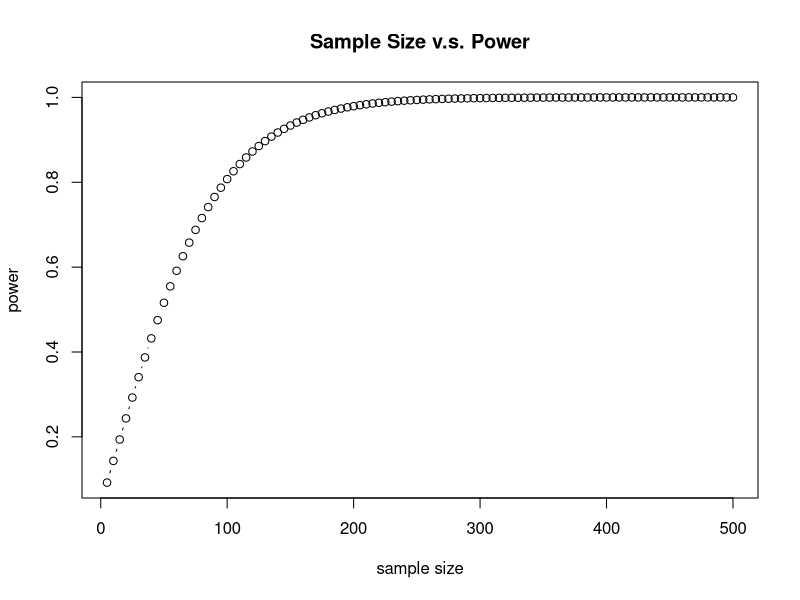
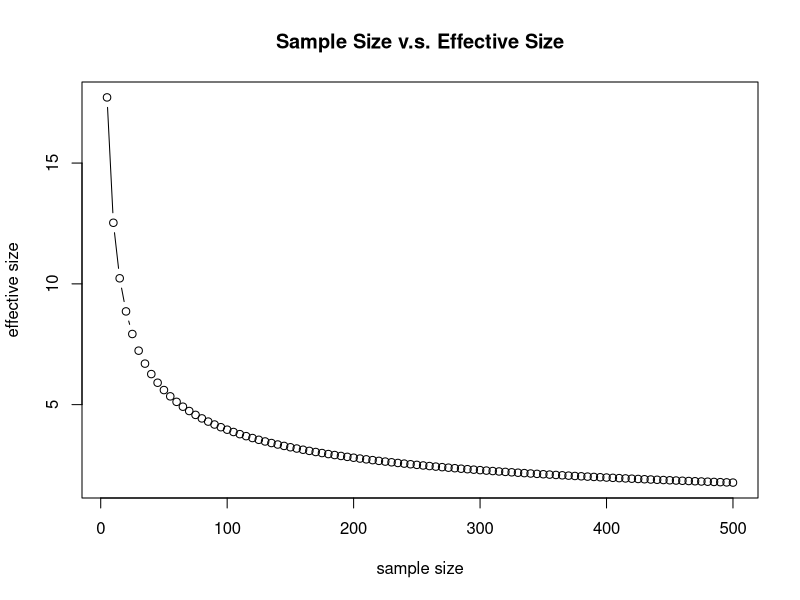
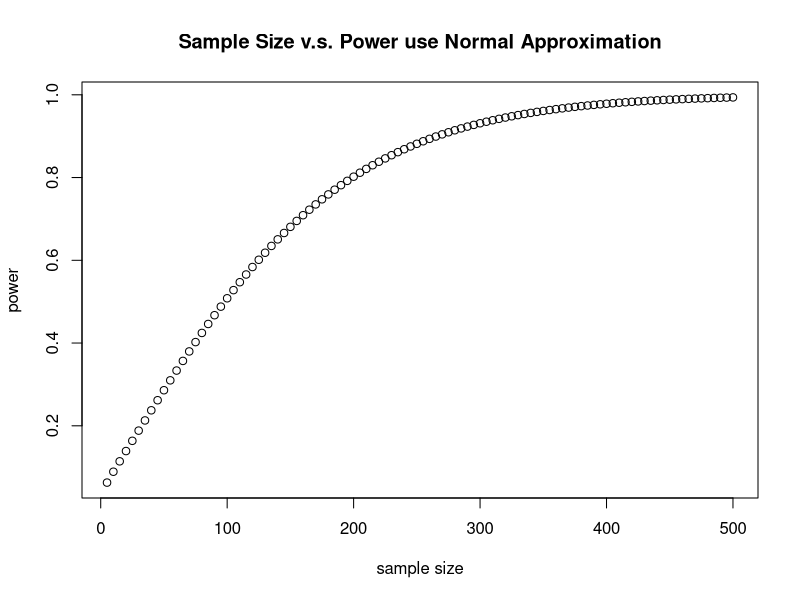
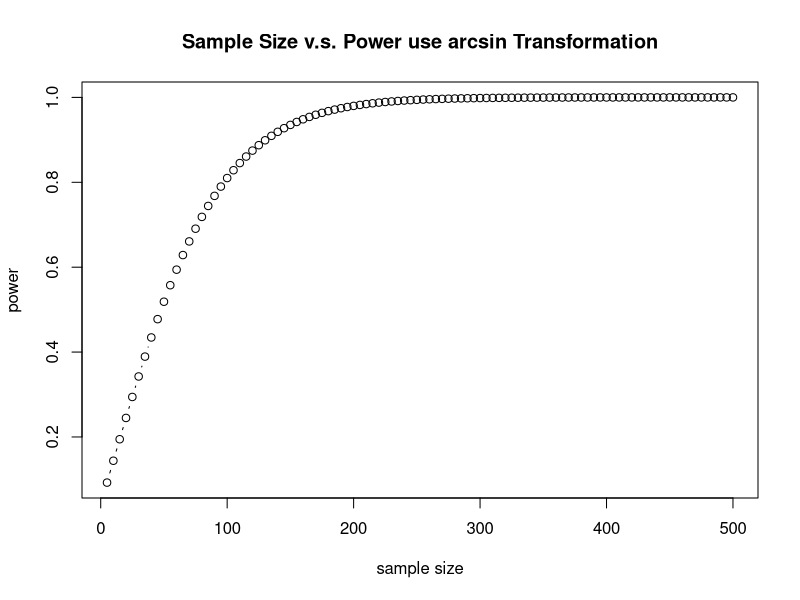
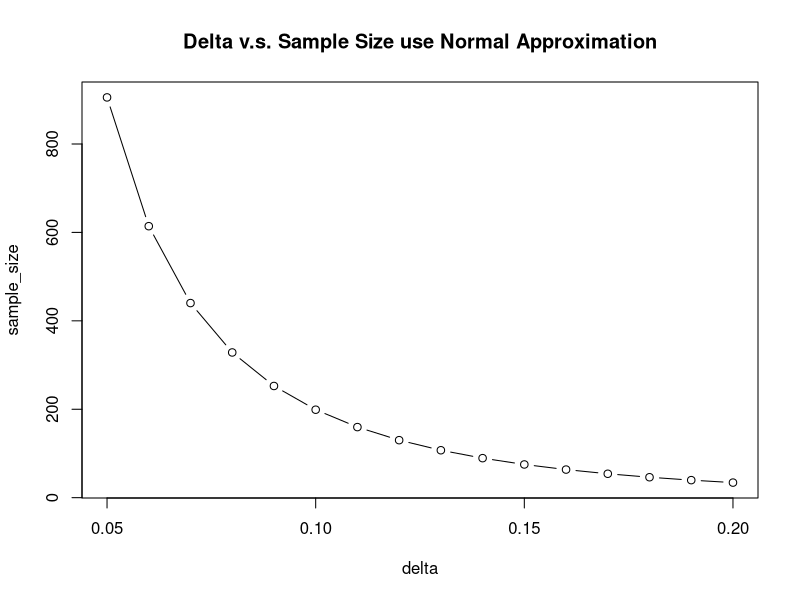
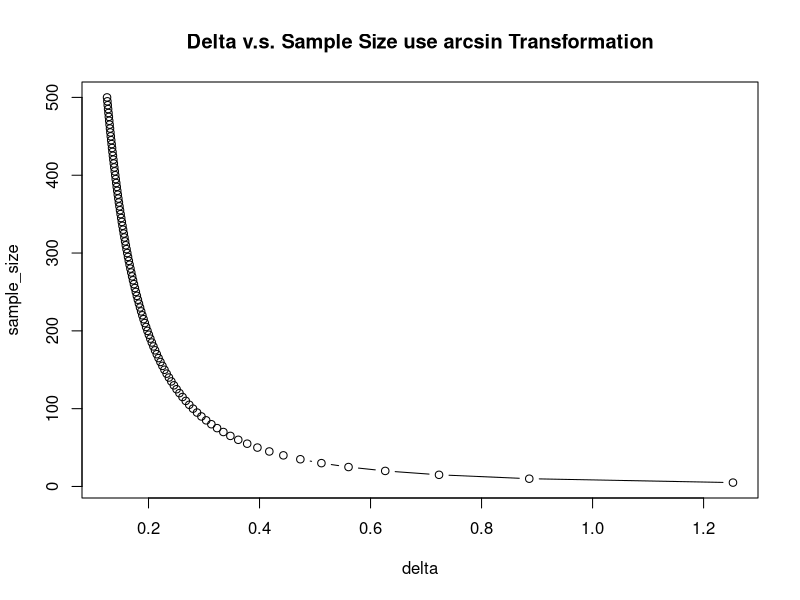

The R source for these figures, in order:
## ---- chunk 1
power_n = function(sample_size, alpha, delta, sigma){
  
  z_alpha_2 = qnorm(1 - alpha/2)
  
  z_beta = (sqrt(sample_size) * delta) / (sqrt(2) * sigma) - z_alpha_2
  
  power = pnorm(z_beta)
  
  return(power)
}

# alpha = 0.05, sigma = 10, delta = 4
sample_size = seq(5, 500, by = 5)

power = power_n(sample_size, 0.05, 4, 10)

plot(sample_size, power, type="b", xlab="sample size", ylab="power", 
  main = "Sample Size v.s. Power")
## ---- chunk 2
power_e = function(sample_size, alpha, beta, sigma){
  ## calculate delta
  z_alpha_2 = qnorm(1 - alpha/2)
  
  z_beta = qnorm(1 - beta)
  
  delta = sqrt(2) * (z_alpha_2 + z_beta) * sigma / sqrt(sample_size)
  
  return(delta)
}

# power = 0.8, beta = 1 - power = 0.2, alpha = 0.05, sigma = 10
sample_size = seq(5, 500, by = 5)

delta = power_e(sample_size, 0.05, 0.2, 10)

plot(sample_size, delta, type = "b", xlab = "sample size", ylab = "effective size", 
  main = "Sample Size v.s. Effective Size")
## ---- chunk 3
power_normal1 = function(sample_size, alpha, p1, p2){
  q1 = 1- p1
  
  q2 = 1- p2
  
  p_mean = (p1 + p2) / 2
  
  q_mean = 1 - p_mean
  
  z_alpha_2 = qnorm(1 - alpha/2)
  
  z_beta = (sqrt(sample_size * (p2 - p1)^2) - z_alpha_2 * sqrt(2 * p_mean * 
      q_mean)) / sqrt(p1 * q1 + p2 * q2)
  
  power = pnorm(z_beta)
  
  return(power)
}

# alpha = 0.05, p1 = 0.8, p2 = 0.9
sample_size = seq(5, 500, by = 5)

power = power_normal1(sample_size, 0.05, 0.8, 0.9)

plot(sample_size, power, type="b", xlab="sample size", ylab="power", main = 
    "Sample Size v.s. Power use Normal Approximation")
## ---- chunk 4
f = function(x) 2 * asin(sqrt(x))

power_arcsin1 = function(sample_size, alpha, p1, p2){
  
  delta = abs(f(p1) - f(p2))
  
  z_alpha_2 = qnorm(1 - alpha/2)
  
  z_beta = sqrt(sample_size) * delta - z_alpha_2
  
  power = pnorm(z_beta)
  
  return(power)
}

# alpha = 0.05, p1 = 0.8, p2 = 0.9
sample_size = seq(5, 500, by = 5)

power = power_arcsin1(sample_size, 0.05, 0.8, 0.9)
plot(sample_size, power, type = "b", xlab = "sample size", ylab = "power", 
  main = "Sample Size v.s. Power use arcsin Transformation")
## ---- chunk 5
# fix p1 and let delta change, calculate sample size
power_normal2 = function(p1, p2, alpha, beta){
  
  q1 = 1- p1
  
  q2 = 1- p2
  
  delta = abs(p1 - p2)
  
  p_mean = (p1 + p2) / 2
  
  q_mean = 1 - p_mean
  
  z_alpha_2 = qnorm(1 - alpha/2)
  
  z_beta = qnorm(1- beta)
  
  sample_size = (z_alpha_2 * sqrt(2*p_mean*q_mean)+z_beta*sqrt(p1*q1+p2*q2))^2/(p2-p1)^2
  
  return(sample_size)
}

# set p2 > p1
p2 = seq(0.85, 1, by = 0.01)
p1 = 0.8
delta = p2 - p1
sample_size = power_normal2(p1, p2, 0.05, 1 - 0.8)

plot(delta, sample_size, type="b", main = "Delta v.s. Sample Size use Normal Approximation")
## ---- chunk 6
f = function(x) 2 * asin(sqrt(x))

delta_arcsin = function(sample_size, alpha, beta){
  
  z_alpha_2 = qnorm(1 - alpha/2)
  
  z_beta = qnorm(1- beta)
  
  delta = (z_alpha_2 + z_beta)/sqrt(sample_size)
  
  return(delta)
}

# alpha = 0.05, beta = 1- power = 0.2
sample_size = seq(5, 500, by = 5)

delta = delta_arcsin(sample_size, 0.05, 0.2)
plot(delta,sample_size, type = "b", main = "Delta v.s. Sample Size use arcsin Transformation")
